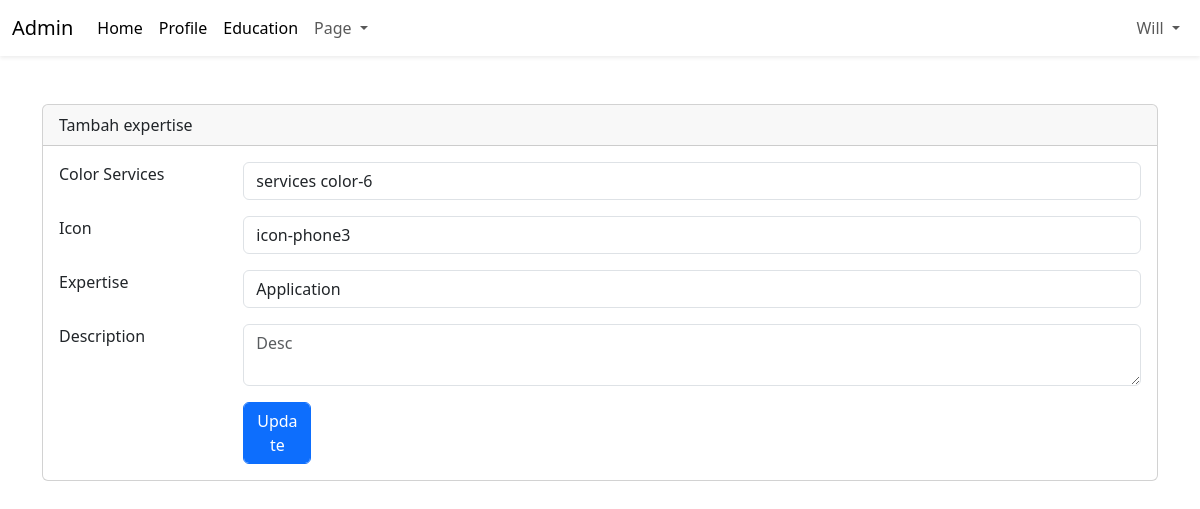
/admin/dashboard.php?page=tambah_expertise&edit=10 (signed in), run on the app's committed database.
### tables this page shows
CREATE TABLE `expertise` (
  `expertise_id` int(11) NOT NULL,
  `color_services` varchar(25) NOT NULL,
  `expertise_icon` varchar(50) NOT NULL,
  `expertise_name` varchar(25) NOT NULL,
  `expertise_desc` text NOT NULL
);

### admin/content/tambah_expertise.php (the view, shortened to what this page needs)
<?php
include 'config/connection_login.php';
$expertiseId = isset($_GET['edit']) ? $_GET['edit'] : '';
$query_Edit = mysqli_query($config, "SELECT * FROM expertise WHERE expertise_id='$expertiseId'");
$rowEdit = mysqli_fetch_assoc($query_Edit);
?>
<form action="" method="post" enctype="multipart/form-data">
    <div class="row mb-3">
        <div class="col-sm-2">
            <label for="">Color Services </label>
        </div>
        <div class="col-sm-10">
            <input type="text" name="color_services" class="form-control" placeholder="Color" required
                value="<?= isset($rowEdit) && isset($rowEdit['color_services']) ? $rowEdit['color_services'] : '' ?>">
        </div>
    </div>
    <div class="row mb-3">
        <div class="col-sm-2">
            <label for="">Icon </label>
        </div>
        <div class="col-sm-10">
            <input type="text" name="expertise_icon" class="form-control" placeholder="Icon" required
                value="<?= isset($rowEdit) && isset($rowEdit['expertise_icon']) ? $rowEdit['expertise_icon'] : '' ?>">
        </div>
    </div>
    <div class="row mb-3">
        <div class="col-sm-2">
            <label for="">Expertise </label>
        </div>
        <div class="col-sm-10">
            <input type="text" name="expertise_name" class="form-control" placeholder="Expertise" required
                value="<?= isset($rowEdit) && isset($rowEdit['expertise_name']) ? $rowEdit['expertise_name'] : '' ?>">
        </div>
    </div>
    <div class="row mb-3">
        <div class="col-sm-2">
            <label for="">Description </label>
        </div>
        <div class="col-sm-10">
            <textarea id="summernote" type="text" name="expertise_desc" class="form-control" placeholder="Desc" required
                value="<?= isset($rowEdit) && isset($rowEdit['expertise_desc']) ? $rowEdit['expertise_desc'] : '' ?>"></textarea>
        </div>
    </div>
    <div class="row">
        <div class="col-sm-2">
        </div>
        <div class="col-sm-1 ">
            <button name="<?= isset($expertiseId) && $expertiseId != '' ? 'edit' : 'save'; ?>" type=""
                class="form-control btn btn-primary">
                <?= isset($expertiseId) && $expertiseId != '' ? 'Update' : 'Save'; ?>
            </button>
        </div>
    </div>
</form>

### data on the page
expertise: color_services "services color-6", expertise_icon "icon-phone3", expertise_name "Application"

### other printed values
$_name "Will"
str_replace("_", " ", ucfirst($_GET['page'])) "Tambah expertise"
